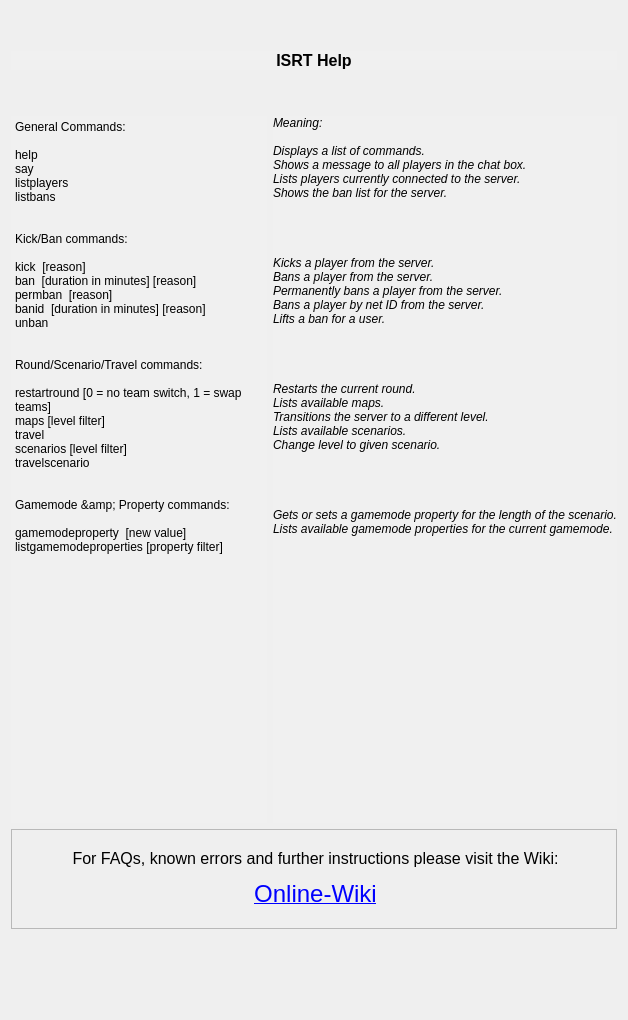
     <widget class="QWidget" name="Tab_Help">
      <attribute name="title">
       <string>Help</string>
      </attribute>
      <layout class="QVBoxLayout" name="verticalLayout_12">
       <item>
        <layout class="QVBoxLayout" name="verticalLayout">
         <item>
          <spacer name="verticalSpacer_2">
           <property name="orientation">
            <enum>Qt::Vertical</enum>
           </property>
           <property name="sizeHint" stdset="0">
            <size>
             <width>20</width>
             <height>40</height>
            </size>
           </property>
          </spacer>
         </item>
         <item>
          <widget class="QLabel" name="helpbody">
           <property name="sizePolicy">
            <sizepolicy hsizetype="Expanding" vsizetype="Preferred">
             <horstretch>0</horstretch>
             <verstretch>0</verstretch>
            </sizepolicy>
           </property>
           <property name="styleSheet">
            <string notr="true">background-color: rgb(240, 240, 240);</string>
           </property>
           <property name="text">
            <string>&lt;!DOCTYPE HTML PUBLIC &quot;-//W3C//DTD HTML 4.0//EN&quot; &quot;http://www.w3.org/TR/REC-html40/strict.dtd&quot;&gt;
&lt;html&gt;&lt;head&gt;&lt;meta name=&quot;qrichtext&quot; content=&quot;1&quot; /&gt;&lt;style type=&quot;text/css&quot;&gt;
p, li { white-space: pre-wrap; }
&lt;/style&gt;&lt;/head&gt;&lt;body style=&quot; font-family:'MS Shell Dlg 2'; font-size:8pt; font-weight:400; font-style:normal;&quot;&gt;
&lt;p align=&quot;center&quot; style=&quot; margin-top:10px; margin-bottom:10px; margin-left:0px; margin-right:0px; -qt-block-indent:0; text-indent:0px;&quot;&gt;&lt;span style=&quot; font-size:12pt; font-weight:600;&quot;&gt;ISRT Help&lt;/span&gt;&lt;/p&gt;&lt;/body&gt;&lt;/html&gt;</string>
           </property>
          </widget>
         </item>
         <item>
          <spacer name="verticalSpacer">
           <property name="orientation">
            <enum>Qt::Vertical</enum>
           </property>
           <property name="sizeHint" stdset="0">
            <size>
             <width>20</width>
             <height>40</height>
            </size>
           </property>
          </spacer>
         </item>
         <item>
          <layout class="QHBoxLayout" name="horizontalLayout_9">
           <item>
            <widget class="QPlainTextEdit" name="plainTextEdit">
             <property name="minimumSize">
              <size>
               <width>0</width>
               <height>707</height>
              </size>
             </property>
             <property name="font">
              <font>
               <pointsize>9</pointsize>
              </font>
             </property>
             <property name="autoFillBackground">
              <bool>false</bool>
             </property>
             <property name="styleSheet">
              <string notr="true">background-color: rgb(240, 240, 240);</string>
             </property>
             <property name="frameShape">
              <enum>QFrame::NoFrame</enum>
             </property>
             <property name="readOnly">
              <bool>true</bool>
             </property>
             <property name="plainText">
              <string>General Commands:

help
say &lt;message&gt;
listplayers
listbans


Kick/Ban commands:

kick &lt;id/netid/name&gt; [reason]
ban &lt;id/netid/name&gt; [duration in minutes] [reason]
permban &lt;id/netid/name&gt; [reason]
banid &lt;netid&gt; [duration in minutes] [reason]
unban &lt;netid&gt;


Round/Scenario/Travel commands:

restartround [0 = no team switch, 1 = swap teams]
maps [level filter]
travel &lt;travel url&gt;
scenarios [level filter]
travelscenario &lt;scenario&gt;


Gamemode &amp; Property commands:

gamemodeproperty &lt;property&gt; [new value]
listgamemodeproperties [property filter]</string>
             </property>
            </widget>
           </item>
           <item>
            <widget class="QLabel" name="label_21">
             <property name="font">
              <font>
               <pointsize>9</pointsize>
               <italic>true</italic>
              </font>
             </property>
             <property name="styleSheet">
              <string notr="true">background-color: rgb(240, 240, 240);</string>
             </property>
             <property name="frameShape">
              <enum>QFrame::NoFrame</enum>
             </property>
             <property name="lineWidth">
              <number>1</number>
             </property>
             <property name="midLineWidth">
              <number>0</number>
             </property>
             <property name="text">
              <string>Meaning: 

Displays a list of commands.
Shows a message to all players in the chat box.
Lists players currently connected to the server.
Shows the ban list for the server.




Kicks a player from the server.
Bans a player from the server.
Permanently bans a player from the server.
Bans a player by net ID from the server.
Lifts a ban for a user.   




Restarts the current round.
Lists available maps.
Transitions the server to a different level.
Lists available scenarios.
Change level to given scenario.




Gets or sets a gamemode property for the length of the scenario.
Lists available gamemode properties for the current gamemode.</string>
             </property>
             <property name="alignment">
              <set>Qt::AlignLeading|Qt::AlignLeft|Qt::AlignTop</set>
             </property>
            </widget>
           </item>
          </layout>
         </item>
         <item>
          <widget class="QLabel" name="label_bottom_help">
           <property name="minimumSize">
            <size>
             <width>0</width>
             <height>100</height>
            </size>
           </property>
           <property name="frameShape">
            <enum>QFrame::StyledPanel</enum>
           </property>
           <property name="text">
            <string>&lt;html&gt;&lt;head/&gt;&lt;body&gt;&lt;p align=&quot;center&quot;&gt;&lt;span style=&quot; font-size:12pt;&quot;&gt;For FAQs, known errors and further instructions please visit the Wiki:&lt;/span&gt;&lt;/p&gt;&lt;p align=&quot;center&quot;&gt;&lt;a href=&quot;https://github.com/sargolin/ISRT-Insurgency-Sandstorm-RCON-Query-Tool/wiki&quot;&gt;&lt;span style=&quot; font-size:18pt; text-decoration: underline; color:#0000ff;&quot;&gt;Online-Wiki&lt;/span&gt;&lt;/a&gt;&lt;/p&gt;&lt;/body&gt;&lt;/html&gt;</string>
           </property>
           <property name="openExternalLinks">
            <bool>true</bool>
           </property>
           <property name="textInteractionFlags">
            <set>Qt::TextBrowserInteraction</set>
           </property>
          </widget>
         </item>
         <item>
          <spacer name="verticalSpacer_4">
           <property name="orientation">
            <enum>Qt::Vertical</enum>
           </property>
           <property name="sizeHint" stdset="0">
            <size>
             <width>20</width>
             <height>40</height>
            </size>
           </property>
          </spacer>
         </item>
         <item>
          <spacer name="verticalSpacer_3">
           <property name="orientation">
            <enum>Qt::Vertical</enum>
           </property>
           <property name="sizeHint" stdset="0">
            <size>
             <width>20</width>
             <height>40</height>
            </size>
           </property>
          </spacer>
         </item>
        </layout>
       </item>
      </layout>
     </widget>
